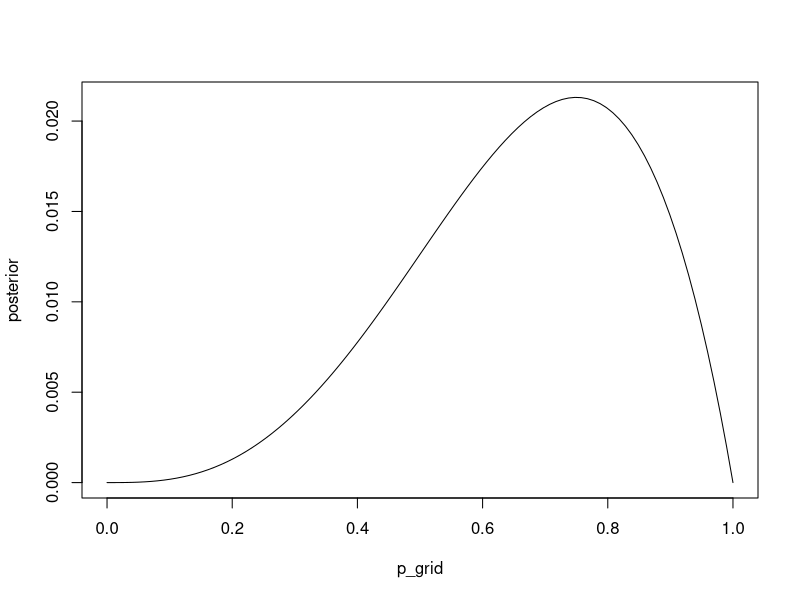

Write the R code that produced this figure.
p_grid <- seq( from=0 , to=1 , length.out=100 )

# likelihood of 3 water in 3 tosses
likelihood <- dbinom( 3 , size=3 , prob=p_grid )

# likelihood of 3 water in 4 tosses
likelihood <- dbinom( 3 , size=4 , prob=p_grid )

# likelihood of 5 water in 7 tosses
# likelihood <- dbinom( 5 , size=7 , prob=p_grid )

# uniform prior
prior <- rep(1,100)
posterior <- likelihood * prior
posterior <- posterior / sum(posterior) # standardize

plot( posterior ~ p_grid , type="l" )